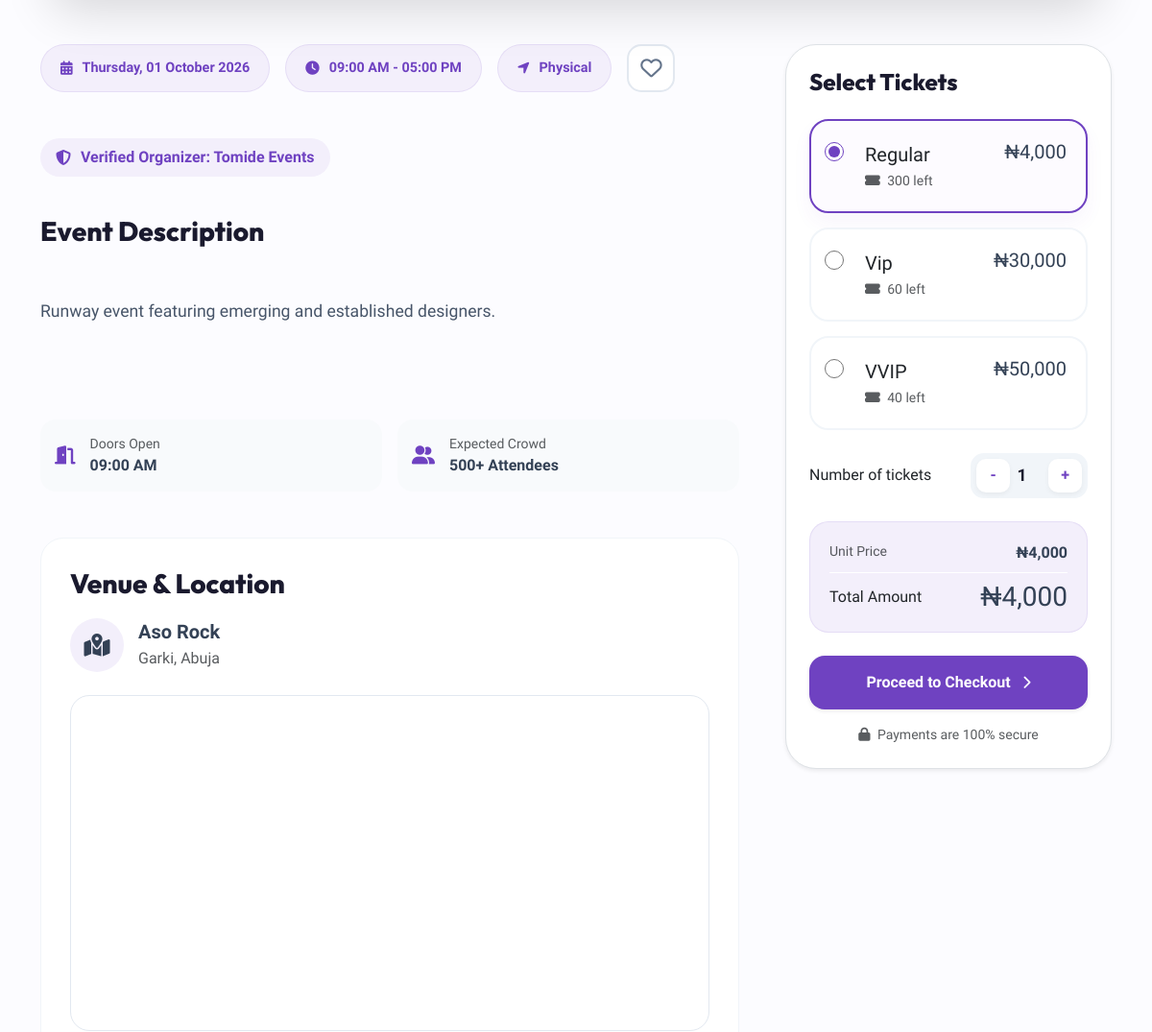
The page /event/9/ (middle part) on the database as committed earlier.
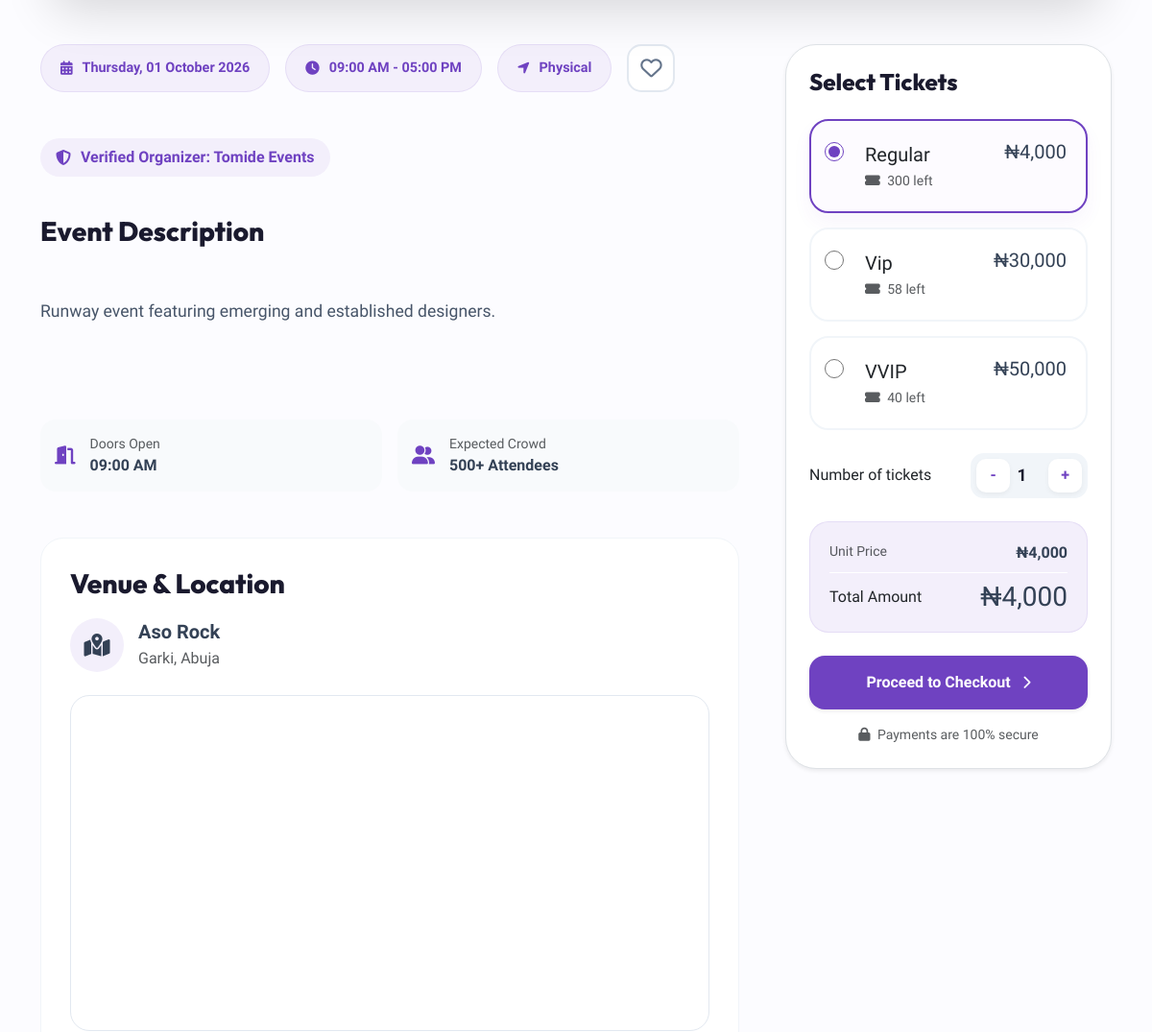
The same page on the database as committed later.
### events/models.py (models this page shows, shortened)
class Ticket(models.Model):
    event = models.ForeignKey(
        Event,
        on_delete=models.CASCADE,
        related_name="tickets"
    )
    name = models.CharField(max_length=50)
    price = models.DecimalField(max_digits=10, decimal_places=2)
    quantity_available = models.PositiveIntegerField()
    quantity_sold = models.PositiveIntegerField(default=0)  # ADD THIS

### events/views.py (the view)
# urls.py: path('event/<int:event_id>/', views.event_detail, name="event_detail"),
def event_detail(request, event_id):
    event = get_object_or_404(Event, id=event_id)
    tickets = event.tickets.all()  # Get all ticket types for this event
    is_saved = False
    if request.user.is_authenticated:
        is_saved = SavedEvent.objects.filter(user=request.user, event=event).exists()
    context = {
        "event": event,
        "tickets": tickets,
        "is_saved": is_saved,
    }
    return render(request, "events/event_detail.html", context)

### events/templates/events/event_detail.html (shortened to what the changed rows need)
{%load humanize%}
<!DOCTYPE html>
<html lang="en">
<head>
    <link href="https://cdn.jsdelivr.net/npm/bootstrap@5.3.0/dist/css/bootstrap.min.css" rel="stylesheet">
    <link rel="stylesheet" href="https://cdnjs.cloudflare.com/ajax/libs/font-awesome/6.4.0/css/all.min.css">
</head>
<body>
    <div class="container py-5">
        <div class="row g-5">
            <div class="col-lg-4">
                <div class="ticket-sidebar shadow-sm border p-4 rounded-5 bg-white">
                    <form action="{% url 'booking_confirm' event.id %}" method="POST" id="ticketForm">
                        <div class="ticket-list mb-4">
                            {% for ticket in tickets %}
                            <div class="ticket-option-wrapper">
                                <input type="radio" name="ticket_id" id="ticket{{ ticket.id }}"
                                       value="{{ ticket.id }}" data-price="{{ ticket.price }}"
                                       class="position-absolute mt-4 ms-3"
                                       {% if forloop.first %}checked{% endif %} style="z-index: 5;">
                                <label class="ticket-content-card ps-5" for="ticket{{ ticket.id }}">
                                    <div class="d-flex justify-content-between align-items-start">
                                        <div class="ms-2">
                                            <span class="fw-800 d-block text-dark fs-5">{{ ticket.name }}</span>
                                            <span class="small text-muted">
                                                <i class="fa-solid fa-ticket-simple me-1"></i> {{ ticket.quantity_available }} left
                                            </span>
                                        </div>
                                        <span class="text-purple fw-800 h5 mb-0">₦{{ ticket.price|floatformat:0|intcomma }}</span>
                                    </div>
                                </label>
                            </div>
                            {% empty %}
                            <div class="text-center py-4 bg-light rounded-4">
                                <p class="text-muted mb-0 small">Tickets are currently unavailable.</p>
                            </div>
                            {% endfor %}
                        </div>
                    </form>
                </div>
            </div>
        </div>
    </div>
</body>
</html>

Rows that differ between the two databases and show on the page:
changed Ticket "Vip": ticket_id "☐ Vip 60 left ₦30,000" → "☐ Vip 58 left ₦30,000"; quantity_available "60" → "58"
